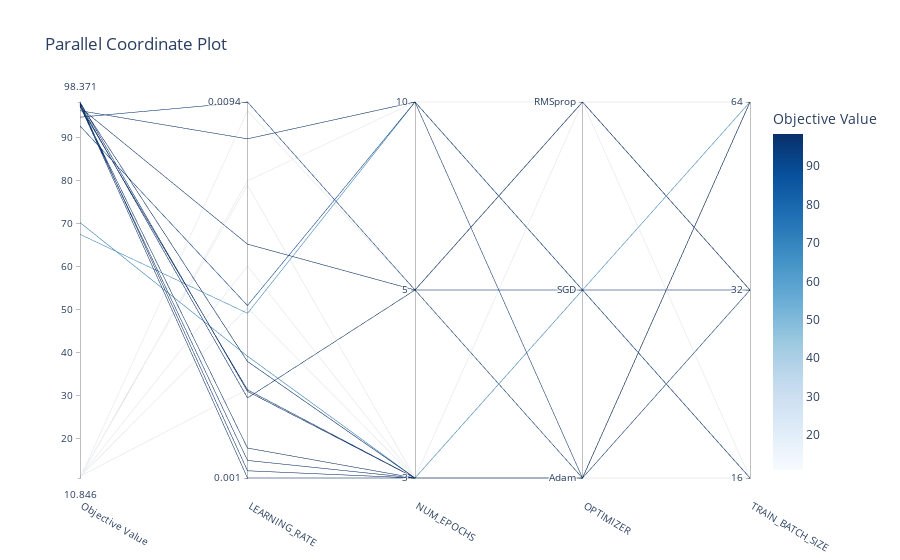

This figure's notebook cell:
### Markdown cell above
> Parallel coordinate plot displays the dependence of the objective value (accuracy of the model) with respect to the hyper parameters. We can observe clearly that we got the lowest accuracy due to higher learning rate than 0.001. Also SGD and RMSprop were not giving better accuracy as compare to ADAM. We can visualize different combinations that lead us to the specific accuracy and from this we can come up with our optimal path as well. 
We can easily see that both **Batch 32** and **Batch 64** were are able to give us better results if we use ADAM.
Irrespective of the **number of epochs** we were still able to achieve higher than 98 percent accuracy.
The learning rate is better if set to lower than **0.009** and goes accuracy higher as it goes lower from 0.0094 upto **0.001**.

### Code cell
plot_parallel_coordinate(analysis_study)

### Figure 1 — Plotly figure (JSON) as saved in the notebook; plotly's stock layout.template omitted (floating-point values rounded to 4 significant figures)
{"data": [{"dimensions": [{"label": "Objective Value", "range": [10.85, 98.37], "values": [11.22, 70.3, 11.14, 97.55, 11.14, 98.08, 97.43, 97.63, 98.37, 97.41, 11.24, 98.08, 94.83, 10.86, 97.13, 97.87, 92.8, 10.85, 96.35, 67.56]}, {"label": "LEARNING_RATE", "range": [-3.0, -2.027], "ticktext": ["0.001", "0.0094"], "tickvals": [-3.0, -2.027], "values": [-2.242, -2.684, -2.56, -2.922, -2.451, -2.981, -2.954, -3.0, -2.776, -2.772, -2.77, -2.698, -2.027, -2.05, -2.395, -2.792, -2.553, -2.231, -2.122, -2.573]}, {"label": "NUM_EPOCHS", "range": [0, 2], "ticktext": [3, 5, 10], "tickvals": [0, 1, 2], "values": [0, 0, 0, 0, 0, 0, 0, 0, 0, 0, 0, 0, 1, 1, 1, 1, 2, 2, 2, 2]}, {"label": "OPTIMIZER", "range": [0, 2], "ticktext": ["Adam", "SGD", "RMSprop"], "tickvals": [0, 1, 2], "values": [0, 1, 0, 0, 0, 0, 0, 0, 0, 0, 2, 0, 1, 2, 2, 0, 1, 2, 0, 1]}, {"label": "TRAIN_BATCH_SIZE", "range": [0, 2], "ticktext": [16, 32, 64], "tickvals": [0, 1, 2], "values": [0, 0, 2, 2, 2, 2, 2, 2, 2, 2, 2, 2, 1, 1, 1, 2, 0, 0, 1, 2]}], "labelangle": 30, "labelside": "bottom", "line": {"color": [11.22, 70.3, 11.14, 97.55, 11.14, 98.08, 97.43, 97.63, 98.37, 97.41, 11.24, 98.08, 94.83, 10.86, 97.13, 97.87, 92.8, 10.85, 96.35, 67.56], "colorbar": {"title": {"text": "Objective Value"}}, "colorscale": [[0, "rgb(247,251,255)"], [0.125, "rgb(222,235,247)"], [0.25, "rgb(198,219,239)"], [0.375, "rgb(158,202,225)"], [0.5, "rgb(107,174,214)"], [0.625, "rgb(66,146,198)"], [0.75, "rgb(33,113,181)"], [0.875, "rgb(8,81,156)"], [1, "rgb(8,48,107)"]], "reversescale": false, "showscale": true}, "type": "parcoords"}], "layout": {"autosize": true, "title": {"text": "Parallel Coordinate Plot"}}}
